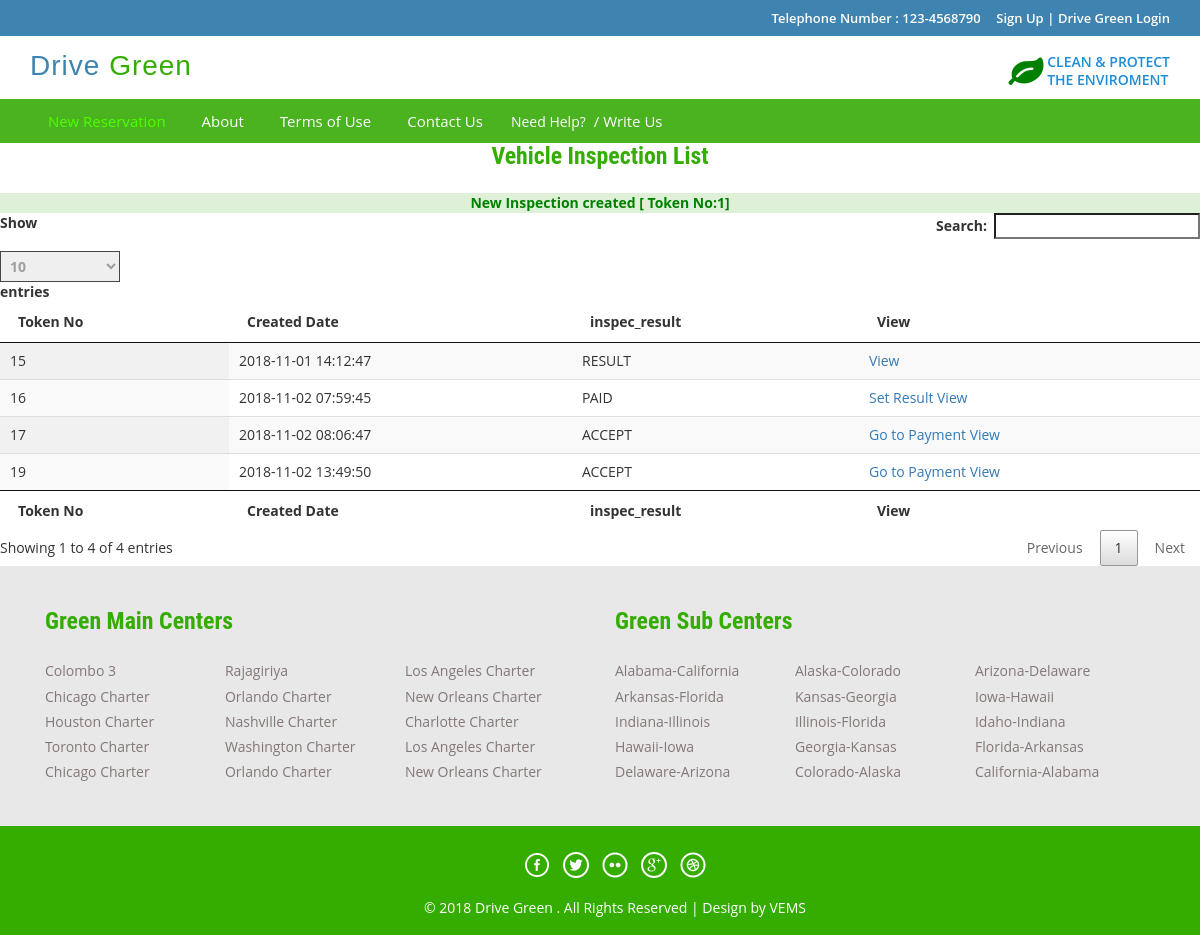
The app's page /index.php/inspection_controller/inspection, older data.
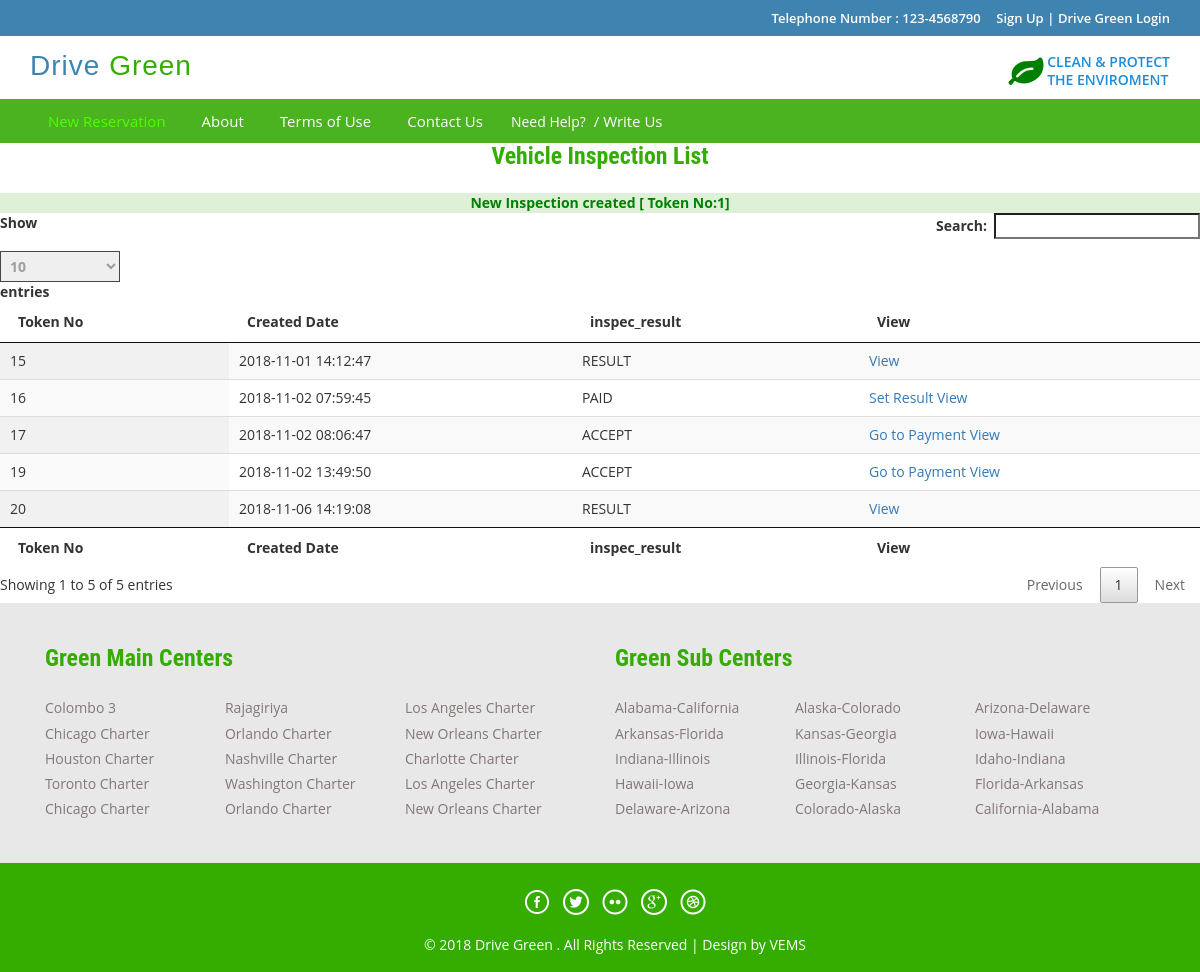
The same page, newer data.
### tables this page shows
CREATE TABLE `dg_inspection` (
  `id` int(5) NOT NULL AUTO_INCREMENT,
  `vehicle_id` int(5) DEFAULT NULL,
  `engine_type` varchar(10) DEFAULT NULL,
  `chassis_number` varchar(20) DEFAULT NULL,
  `engine_number` varchar(20) DEFAULT NULL,
  `silencer_leak` varchar(20) DEFAULT NULL,
  `oil_leak` varchar(20) DEFAULT NULL,
  `air_leak` varchar(20) DEFAULT NULL,
  `fuel_tank_cap` varchar(20) DEFAULT NULL,
  `plug_top` varchar(20) DEFAULT NULL,
  `engine_idle_RPM` varchar(20) DEFAULT NULL,
  `abnormal_vibration` varchar(20) DEFAULT NULL,
  `water_leakages` varchar(20) DEFAULT NULL,
  `created_datetime` timestamp NULL DEFAULT CURRENT_TIMESTAMP,
  `created_user` int(5) DEFAULT NULL,
  `inspec_result` varchar(20) DEFAULT NULL,
  `booking_id` int(5) DEFAULT '0',
  `center_id` int(5) DEFAULT NULL,
  PRIMARY KEY (`id`),
  KEY `FK_dg_inspection_engine` (`engine_type`),
  KEY `FK_dg_inspection_user` (`created_user`),
  KEY `FK_dg_inspection_booking` (`booking_id`),
  CONSTRAINT `FK_dg_inspection_booking` FOREIGN KEY (`booking_id`) REFERENCES `dg_booking` (`id`),
  CONSTRAINT `FK_dg_inspection_engine` FOREIGN KEY (`engine_type`) REFERENCES `dg_engine` (`engine_type`),
  CONSTRAINT `FK_dg_inspection_user` FOREIGN KEY (`created_user`) REFERENCES `dg_user` (`id`)
);

### index.php (called while the page is built, shortened)
<?php
require_once BASEPATH.'core/CodeIgniter.php';

### application/core/my_model.php (called while the page is built, shortened)
<?php
class MY_Model extends CI_Model{
    private function insert(){
        $this->db->insert($this::DB_TABLE,$this);
    }
    public function get($limit=0,$offset = 0) {
        if($limit){
            $query = $this->db->get($this::DB_TABLE,$limit,$offset);
        }else{
            $query = $this->db->get($this::DB_TABLE);
        }
        $ret_val = array();
        foreach ($query->result() as $row) {
            $model = new $class;
            $model->populate($row);
            $ret_val[$row->{$this::DB_TABLE_PK}] = $model;
        }
        return $ret_val;
    }
}

### application/views/staff/operator_list_inspection.php (the view, shortened to what this page needs)
<!DOCTYPE HTML>
<html>
    <head>
    </head>
    <body>
        <div class="top-header">
        </div>
        <div class="header">
        </div>
        <div class="footer-btm wow fadeInLeft animated" data-wow-delay=".5s">
            <div class="container">
                <div class="navigation">
                    <nav class="navbar navbar-default">
                        <div class="collapse navbar-collapse nav-wil" id="bs-example-navbar-collapse-1">
                            <nav class="cl-effect-1">
                            </nav>
                        </div>
                    </nav>
                </div>
            </div>
        </div>
    <center> <h2>Vehicle Inspection List</h2></center>
    <div class="row">
        <div class="col-md-12">
            <?php echo $msg; ?>
            <table id="example" class="display" cellspacing="0" width="100%">
                <thead>
                    <tr>
                        <th>Token No</th>
                        <th>Created Date</th>
                        <th>inspec_result</th>
                        <th>View</th>
                    </tr>
                </thead>
                <tfoot>
                    <tr>
                        <th>Token No</th>
                        <th>Created Date</th>
                        <th>inspec_result</th>
                        <th>View</th>
                    </tr>
                </tfoot>
                <tbody>
                    <?php foreach ($inspectionList as $value) { ?>
                        <tr>
                            <td><?= $value->id ?></td>
                            <td><?= $value->created_datetime ?></td>
                            <td><?= $value->inspec_result ?></td>
                            <td>
                                <?php if ($value->inspec_result == 'ACCEPT') { ?>
                                    <a href="<?php echo base_url('Payment_Controller/loadPayment'); ?>/<?= $value->id ?>">Go to Payment</a>
                                <?php } else if ($value->inspec_result == 'PAID' ) { ?>
                                    <a href="<?php echo base_url('Payment_Controller/loadPayment'); ?>/<?= $value->id ?>">Set Result</a>
                                    <?php }  ?>
                                     <a href="<?php echo base_url('Payment_Controller/loadPayment'); ?>/<?= $value->id ?>">View</a>
                                </td>
                            </tr>
                        <?php } ?>
                    </tbody>
                </table>
            </div>
        </div>
        <div class="footer-top">
            <div class="container">
            </div>
        </div>
        <div class="copy-right">
            <div class="container">
        </div>
    </div>
</body>
</html>

Row changes from the older to the newer data that the page shows:
added dg_inspection: id "20", created_datetime "2018-11-06 14:19:08", inspec_result "RESULT"
Text that changed along with them:
text written by a page script: "Show entries Search: Showing 1 to 4 of 4 entries Previous 1 Next" → "Show entries Search: Showing 1 to 5 of 5 entries Previous 1 Next"
